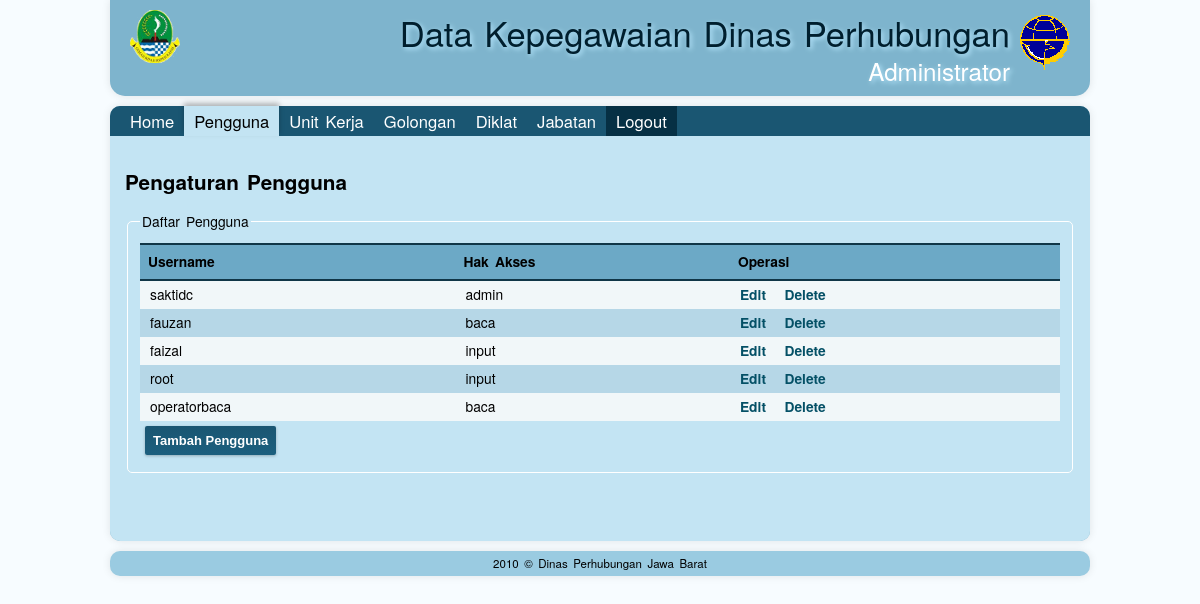
The page /admin/users.php (signed in) on the database its author committed.
### tables this page shows
CREATE TABLE IF NOT EXISTS `users` (
  `userid` bigint(20) unsigned NOT NULL AUTO_INCREMENT,
  `username` varchar(30) NOT NULL,
  `password` varchar(32) NOT NULL,
  `priv` enum('baca','input','admin') NOT NULL,
  PRIMARY KEY (`userid`),
  UNIQUE KEY `username` (`username`)
);

### lib/conn.php (called while the page is built, shortened)
<?php
function query($sql){
    $hasil=mysql_query($sql);
    $temp=array();
    while($row = mysql_fetch_assoc($hasil)){
        $temp[]=$row;
    }
    return $temp;
}

### lib/libstd.php (called while the page is built, shortened)
<?php
function getDaftarUser(){
    return query('SELECT * FROM users');
}

### admin/users.php (the view, shortened to what this page needs)
<?php
require_once('../lib/conn.php');
$daftarUser=getDaftarUser();
?>
<!DOCTYPE html>
<html>
<head>
    <link type="text/css" href="../css/start/jquery-ui-1.8.2.custom.css" rel="stylesheet" />
    <link type="text/css" href="../css/gaya.css" rel="stylesheet" />
</head>
<body>
    <div id="wrapper">
        <div id="header">
            <img src="../img/jabar-small.png" />
            <img id="lgperhub" src="../img/perhubungan-small.png" />
            <p>Data Kepegawaian Dinas Perhubungan</p>
            <p class="desc">Administrator</p>
        </div>
        <div id="content">
            <div id="menu">
                <ul>
                    <li><a href="index.php">Home</a></li>
                    <li><div>Pengguna</div></li>
                    <li><a href="unitkerja.php">Unit Kerja</a></li>
                    <li><a href="golongan.php">Golongan</a></li>
                    <li><a href="diklat.php">Diklat</a></li>
                    <li><a href="jabatan.php">Jabatan</a></li>
                    <li><a id="logout" href="../login.php?a=logout">Logout</a></li>
                </ul>
            </div>
            <div id="isi">
                <h2>Pengaturan Pengguna</h2>
                <form id="formedituser" action="users.php" method="post">
                    <fieldset>
                    <legend>Daftar Pengguna</legend>
                        <table id="daftarpengguna">
                            <thead>
                                <tr><th>Username</th><th>Hak Akses</th><th>Operasi</th></tr>
                            </thead>
                            <tbody>
                                <?php foreach($daftarUser as $brs): ?>
                                <tr><td><?php echo $brs['username']; ?></td><td><?php echo $brs['priv']; ?></td><td><a href="?eid=<?php echo $brs['userid']; ?>">Edit</a> &nbsp; <a href="?did=<?php echo $brs['userid']; ?>">Delete</a></td></tr>
                                <?php endforeach;?>
                            </tbody>
                        </table>
                        <input type="button" value="Tambah Pengguna" id="tambahpengguna" class="tombol" />
                        </fieldset>
                        <br/><br/><br/>
                </form>
            </div>
        </div>
        <div id="footer"> 2010 &copy; Dinas Perhubungan Jawa Barat </div>
    </div>
</body>
</html>

### css/gaya.css (style rules this page uses)
body { margin:0; padding:0; font-family:"Helvetica Neue",Arial,Helvetica,Verdana,sans-serif; font-size: 72%; background:#f7fcff; line-height:1.3; word-spacing:0.2em; }
#lgperhub { float:right !important; position:relative; margin:5px 10px !important; }
a { text-decoration:none; }
#header,#content,#footer { border-radius:10px; -moz-border-radius:10px; -webkit-border-radius:10px; -o-border-radius:10px; padding:5px; background:#7eb4cd; box-shadow: rgba(0,0,0, 0.1) 0px 0px 8px; -moz-box-shadow: rgba(0,0,0, 0.1) 0px 0px 8px; -webkit-box-shadow: rgba(0,0,0, 0.1) 0px 0px 8px; }
#wrapper { width:980px; margin:0 auto; }
#header { text-align:right; color:#001f2e; font-size:3em; padding:10px; text-shadow: 2px 2px 5px #bae9ff; -moz-border-radius-topleft: 0px; -moz-border-radius-topright: 0px; -moz-border-radius-bottomright: 15px; -moz-border-radius-bottomleft: 15px; -webkit-border-top-left-radius: 0px; -webkit-border-top-right-radius: 0px; -webkit-border-bottom-left-radius: 15px; -webkit-border-bottom-right-radius: 15px; }
#header p { margin:0; padding:0; }
#header p.desc { font-size:0.7em; color:#fff; #text-shadow: 1px 1px 4px #fff; }
#header img { margin:0 10px; padding:0; float:left; }
#content { margin:10px 0 0; font-size:1.2em; padding:0; }
#footer { text-align:center; margin:10px 0 10px; background:#9acbe1; }
#menu { height:30px; font-size:1.2em; background:#1a5672; padding-left:10px; -moz-border-radius-topleft: 10px; -moz-border-radius-topright: 10px; -moz-border-radius-bottomright: 0px; -moz-border-radius-bottomleft: 0px; -webkit-border-top-left-radius: 10px; -webkit-border-top-right-radius: 10px; -webkit-border-bottom-left-radius: 0px; -webkit-border-bottom-right-radius: 0px; }
#menu ul { list-style:none; padding:0; margin:0; }
#menu ul li { display:block; margin:0; float:left; }
#menu ul li a { color:white; display:block; height:30px; padding:5px 10px 0; margin:0; height:25px; }
#menu ul li div { height:30px; padding:5px 10px 0; margin:0; height:25px; color:black; background:#c3e4f3; box-shadow:0 -3px 5px rgba(0, 0, 0, 0.25); -moz-box-shadow:0 -3px 5px rgba(0, 0, 0, 0.25); -webkit-box-shadow:0 -3px 5px rgba(0, 0, 0, 0.25); }
#isi { min-height:300px; padding:15px; background:#c3e4f3; -moz-border-radius-topleft: 0px; -moz-border-radius-topright: 0px; -moz-border-radius-bottomright: 10px; -moz-border-radius-bottomleft: 10px; -webkit-border-top-left-radius: 0px; -webkit-border-top-right-radius: 0px; -webkit-border-bottom-left-radius: 10px; -webkit-border-bottom-right-radius: 10px; }
.tombol { background-color:#1a5672; background: -webkit-gradient(linear, left top, left bottom, from(#1a5672), to(#1c5f7e)); background: -moz-linear-gradient(top, #1a5672, #1c5f7e); color:white; padding:8px; border:0 none; margin:5px; border-radius:2px; -moz-border-radius:2px; -moz-box-shadow:0 1px 3px rgba(0, 0, 0, 0.25); -webkit-border-radius:2px; -webkit-box-shadow:0 1px 3px rgba(0, 0, 0, 0.25); cursor:pointer; font-weight:bold; width:auto; }
form { text-align:left; }
form input, form textarea { padding: 5px; border: solid 1px #E5E5E5; outline: 0; font: normal 13px/100% Verdana, Tahoma, sans-serif; background: -webkit-gradient(linear, left top, left 25, from(#FFFFFF), color-stop(4%, #EEEEEE), to(#FFFFFF)); background: -moz-linear-gradient(top, #FFFFFF, #EEEEEE 1px, #FFFFFF 25px); box-shadow: rgba(0,0,0, 0.1) 0px 0px 8px; -moz-box-shadow: rgba(0,0,0, 0.1) 0px 0px 8px; -webkit-box-shadow: rgba(0,0,0, 0.1) 0px 0px 8px; }
form fieldset { border:1px solid white; padding:12px; border-radius:5px; -moz-border-radius:5px; -webkit-border-radius:5px; -o-border-radius:5px; }
table { width:100%; background:#f1f7f9; padding:5px; border:none; border-collapse:collapse; }
table thead tr th { padding:8px; width:100%: margin:0; border-top:2px solid #103647; border-bottom:2px solid #103647; background:#6ca9c6; text-align:left; }
table td { padding:5px 10px; }
table a { color:#045066; font-weight:800; }
#logout { float:right; background:#063044; display:block; }

### rows shown on the page
users: username "saktidc", priv "admin"
users: username "fauzan", priv "baca"
users: username "faizal", priv "input"
users: username "root", priv "input"
users: username "operatorbaca", priv "baca"
